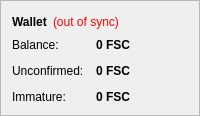
        <widget class="QFrame" name="frame">
         <property name="frameShape">
          <enum>QFrame::StyledPanel</enum>
         </property>
         <property name="frameShadow">
          <enum>QFrame::Raised</enum>
         </property>
         <layout class="QVBoxLayout" name="verticalLayout_4">
          <item>
           <layout class="QHBoxLayout" name="horizontalLayout_4">
            <item>
             <widget class="QLabel" name="label_5">
              <property name="font">
               <font>
                <weight>75</weight>
                <bold>true</bold>
               </font>
              </property>
              <property name="text">
               <string>Wallet</string>
              </property>
             </widget>
            </item>
            <item>
             <widget class="QLabel" name="labelWalletStatus">
              <property name="toolTip">
               <string>The displayed information may be out of date. Your wallet automatically synchronizes with the Fusioncoin network after a connection is established, but this process has not completed yet.</string>
              </property>
              <property name="styleSheet">
               <string notr="true">QLabel { color: red; }</string>
              </property>
              <property name="text">
               <string notr="true">(out of sync)</string>
              </property>
              <property name="alignment">
               <set>Qt::AlignLeading|Qt::AlignLeft|Qt::AlignVCenter</set>
              </property>
             </widget>
            </item>
            <item>
             <spacer name="horizontalSpacer_2">
              <property name="orientation">
               <enum>Qt::Horizontal</enum>
              </property>
              <property name="sizeHint" stdset="0">
               <size>
                <width>40</width>
                <height>20</height>
               </size>
              </property>
             </spacer>
            </item>
           </layout>
          </item>
          <item>
           <layout class="QFormLayout" name="formLayout_2">
            <property name="fieldGrowthPolicy">
             <enum>QFormLayout::AllNonFixedFieldsGrow</enum>
            </property>
            <property name="horizontalSpacing">
             <number>12</number>
            </property>
            <property name="verticalSpacing">
             <number>12</number>
            </property>
            <item row="0" column="0">
             <widget class="QLabel" name="label">
              <property name="text">
               <string>Balance:</string>
              </property>
             </widget>
            </item>
            <item row="0" column="1">
             <widget class="QLabel" name="labelBalance">
              <property name="font">
               <font>
                <weight>75</weight>
                <bold>true</bold>
               </font>
              </property>
              <property name="cursor">
               <cursorShape>IBeamCursor</cursorShape>
              </property>
              <property name="toolTip">
               <string>Your current balance</string>
              </property>
              <property name="text">
               <string notr="true">0 FSC</string>
              </property>
              <property name="textInteractionFlags">
               <set>Qt::LinksAccessibleByMouse|Qt::TextSelectableByKeyboard|Qt::TextSelectableByMouse</set>
              </property>
             </widget>
            </item>
            <item row="1" column="0">
             <widget class="QLabel" name="label_3">
              <property name="text">
               <string>Unconfirmed:</string>
              </property>
             </widget>
            </item>
            <item row="1" column="1">
             <widget class="QLabel" name="labelUnconfirmed">
              <property name="font">
               <font>
                <weight>75</weight>
                <bold>true</bold>
               </font>
              </property>
              <property name="cursor">
               <cursorShape>IBeamCursor</cursorShape>
              </property>
              <property name="toolTip">
               <string>Total of transactions that have yet to be confirmed, and do not yet count toward the current balance</string>
              </property>
              <property name="text">
               <string notr="true">0 FSC</string>
              </property>
              <property name="textInteractionFlags">
               <set>Qt::LinksAccessibleByMouse|Qt::TextSelectableByKeyboard|Qt::TextSelectableByMouse</set>
              </property>
             </widget>
            </item>
            <item row="2" column="0">
             <widget class="QLabel" name="labelImmatureText">
              <property name="text">
               <string>Immature:</string>
              </property>
             </widget>
            </item>
            <item row="2" column="1">
             <widget class="QLabel" name="labelImmature">
              <property name="font">
               <font>
                <weight>75</weight>
                <bold>true</bold>
               </font>
              </property>
              <property name="toolTip">
               <string>Mined balance that has not yet matured</string>
              </property>
              <property name="text">
               <string notr="true">0 FSC</string>
              </property>
              <property name="textInteractionFlags">
               <set>Qt::LinksAccessibleByMouse|Qt::TextSelectableByKeyboard|Qt::TextSelectableByMouse</set>
              </property>
             </widget>
            </item>
           </layout>
          </item>
         </layout>
        </widget>
